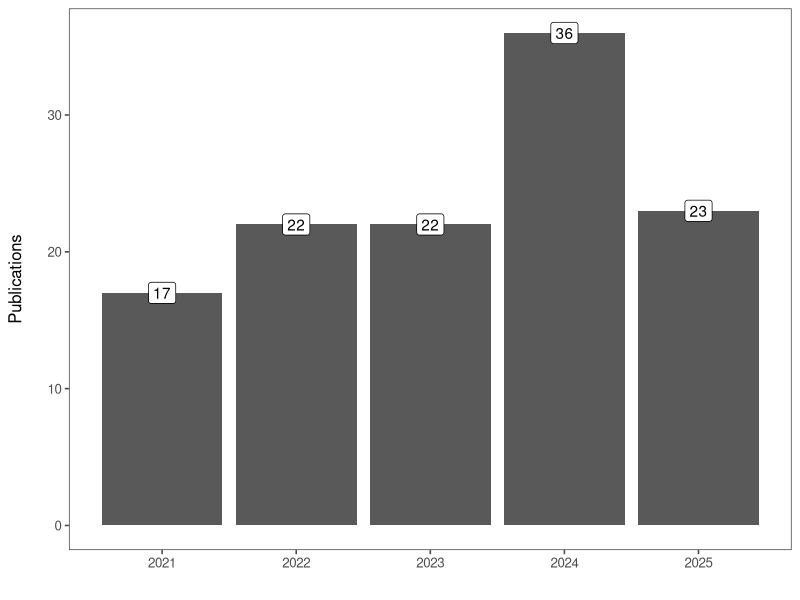
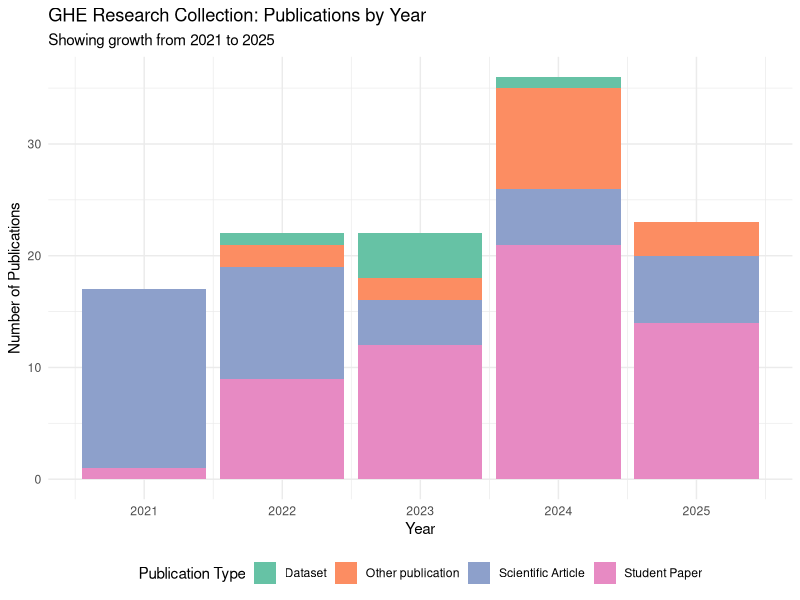
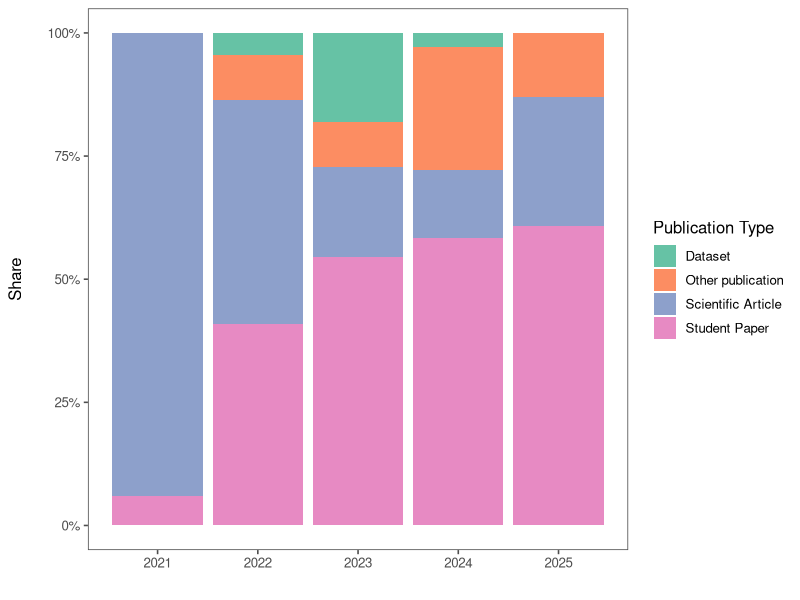
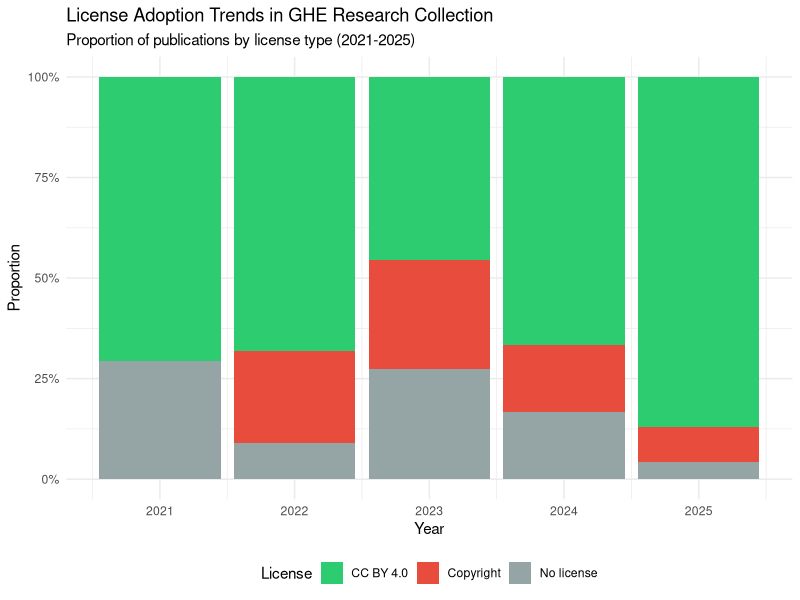
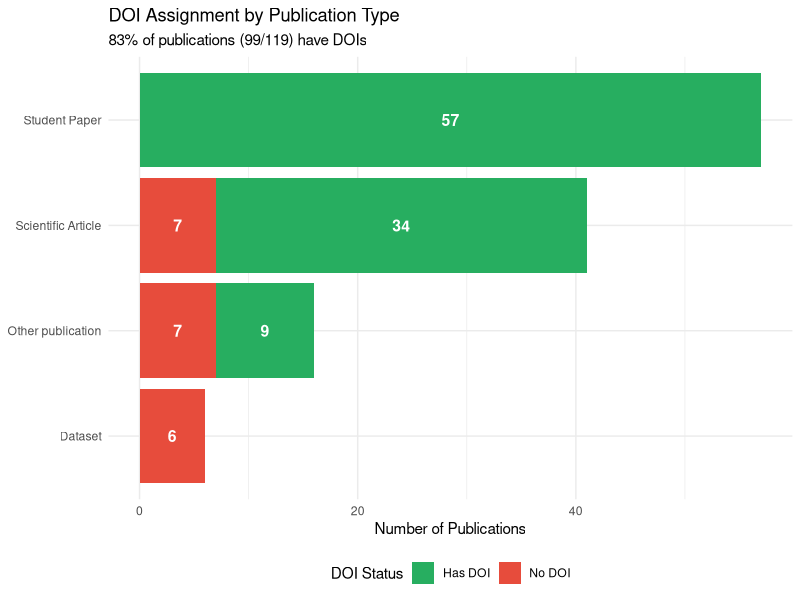
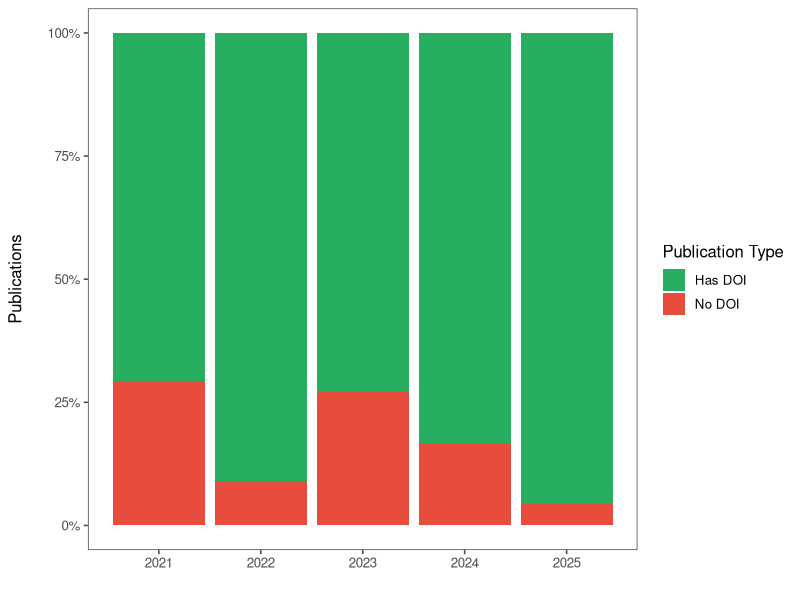
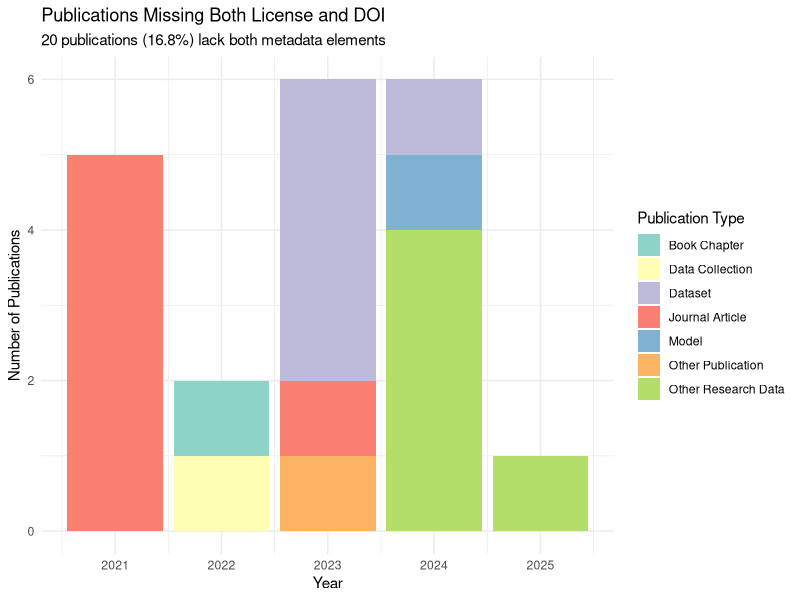

R code for these plots, in order: (Note: this script raises an error after producing the figures.)
## ---- chunk 1
#| label: setup
#| message: false

library(tidyverse)
library(kableExtra)
library(ggthemes)

# Read in the GHE research collection data
ghe_research_collection <- read_csv("raw-data/ghe-research-collection.csv")
monthly_visits <- read_csv("raw-data/monthly_visits.csv") |>
  mutate(date = parse_date_time(month, orders = "my"))
## ---- chunk 2
paste0("Total publications: ", nrow(ghe_research_collection))

ghe_research_collection |> 
    group_by(publication_type) |> 
    count() |> 
    arrange(desc(n)) |>  
    kable(format = "html")
## ---- chunk 3
ghe_research_collection |> 
    group_by(year) |> 
    count() |> 
    ggplot(aes(x = year, y = n, label = n)) +
    geom_col() +
    geom_label() +
    labs(x = "",
    y = "Publications\n") +
        theme_few()
## ---- chunk 4
#| label: fig-publications-by-year
#| fig-cap: "Publications by year, colored by type group. Student papers represent the largest category overall."
#| fig-width: 8
#| fig-height: 5

ghe_research_collection |>
  count(year, publication_type_group) |>
  ggplot(aes(x = year, y = n, fill = publication_type_group)) +
  geom_col() +
  labs(
    title = "GHE Research Collection: Publications by Year",
    subtitle = "Showing growth from 2021 to 2025",
    x = "Year",
    y = "Number of Publications",
    fill = "Publication Type"
  ) +
  theme_minimal() +
  scale_fill_brewer(palette = "Set2") +
  theme(legend.position = "bottom")
## ---- chunk 5
ghe_research_collection |> 
    group_by(year, publication_type_group) |> 
    count() |> 
    group_by(year) |> 
    mutate(rel_freq = n/sum(n))  |> 
    ggplot(aes(x = year, y = rel_freq, fill = publication_type_group)) +
    geom_col(position = "stack") +
    scale_y_continuous(labels = scales::label_percent()) +
    labs(x = "",
    y = "Share\n",
    fill = "Publication Type") +
    scale_fill_brewer(palette = "Set2") +
    theme_few()
## ---- chunk 6
#| label: publication-types-table

ghe_research_collection |>
  count(publication_type_group, sort = TRUE) |>
  rename(
    `Publication Type Group` = publication_type_group,
    `Count` = n
  ) |>
  mutate(Percentage = round(100 * Count / sum(Count), 1)) |>
  knitr::kable()
## ---- chunk 7
#| label: fig-license-trends
#| fig-cap: "Proportion of publications by license type over time. Green indicates CC BY 4.0 (most permissive), red indicates Copyright, and gray indicates No license."
#| fig-width: 8
#| fig-height: 5

ghe_research_collection |>
  count(year, license_short_group) |>
  ggplot(aes(x = year, y = n, fill = license_short_group)) +
  geom_col(position = "fill") +
  labs(
    title = "License Adoption Trends in GHE Research Collection",
    subtitle = "Proportion of publications by license type (2021-2025)",
    x = "Year",
    y = "Proportion",
    fill = "License"
  ) +
  scale_y_continuous(labels = scales::percent) +
  theme_minimal() +
  scale_fill_manual(
    values = c(
      "CC BY 4.0" = "#2ecc71",
      "Copyright" = "#e74c3c",
      "No license" = "#95a5a6",
      "CC BY-NC 4.0" = "#f39c12",
      "CC BY-NC-ND 4.0" = "#e67e22",
      "CC BY-NC-SA 4.0" = "#d35400"
    )
  ) +
  theme(legend.position = "bottom")
## ---- chunk 8
#| label: license-by-year-table

ghe_research_collection |>
  count(year, license_short_group) |>
  pivot_wider(names_from = license_short_group, values_from = n, values_fill = 0) |>
  mutate(
    Total = rowSums(across(-year)),
    `% CC BY 4.0` = round(100 * `CC BY 4.0` / Total, 1)
  ) |>
  knitr::kable()
## ---- chunk 9
#| label: fig-doi-adoption
#| fig-cap: "DOI assignment by publication type group. Green indicates publications with DOIs, red indicates missing DOIs."
#| fig-width: 8
#| fig-height: 5

ghe_research_collection |>
  count(publication_type_group, doi_dummy) |>
  ggplot(aes(x = reorder(publication_type_group, n, sum), y = n, fill = doi_dummy)) +
  geom_col(position = "stack") +
  geom_text(
    aes(label = n),
    position = position_stack(vjust = 0.5),
    color = "white",
    fontface = "bold",
    size = 4
  ) +
  coord_flip() +
  labs(
    title = "DOI Assignment by Publication Type",
    subtitle = "83% of publications (99/119) have DOIs",
    x = NULL,
    y = "Number of Publications",
    fill = "DOI Status"
  ) +
  theme_minimal() +
  scale_fill_manual(values = c("Has DOI" = "#27ae60", "No DOI" = "#e74c3c")) +
  theme(legend.position = "bottom")
## ---- chunk 10
ghe_research_collection |> 
    group_by(year, doi_dummy) |> 
    count() |> 
    group_by(year) |> 
    mutate(rel_freq = n/sum(n))  |> 
    ggplot(aes(x = year, y = rel_freq, fill = doi_dummy)) +
    geom_col(position = "stack") +
    scale_y_continuous(labels = scales::label_percent()) +
    labs(x = "",
    y = "Publications\n",
    fill = "Publication Type") +
    scale_fill_manual(values = c("Has DOI" = "#27ae60", "No DOI" = "#e74c3c")) +    
    theme_few()
## ---- chunk 11
#| label: doi-by-year-table

ghe_research_collection |>
  count(year, doi_dummy) |>
  pivot_wider(names_from = doi_dummy, values_from = n, values_fill = 0) |>
  mutate(
    Total = `Has DOI` + `No DOI`,
    `% with DOI` = round(100 * `Has DOI` / Total, 1)
  ) |>
  knitr::kable()
## ---- chunk 12
#| label: missing-license-analysis

no_license <- ghe_research_collection |>
  filter(license_short == "No license")

cat("Publications without license:", nrow(no_license), "out of", nrow(ghe_research_collection), "\n")
## ---- chunk 13
#| label: missing-doi-analysis

no_doi <- ghe_research_collection |>
  filter(doi_dummy == "No DOI")

cat("Publications without DOI:", nrow(no_doi), "out of", nrow(ghe_research_collection), "\n")
## ---- chunk 14
#| label: metadata-overlap-check

overlap_count <- sum(ghe_research_collection$license_short == "No license" & 
                     ghe_research_collection$doi_dummy == "No DOI")

cat("Publications missing BOTH license AND DOI:", overlap_count, "\n")
cat("This represents 100% of publications without licenses\n")
cat("and 100% of publications without DOIs.\n")
## ---- chunk 15
#| label: fig-missing-metadata
#| fig-cap: "Publications missing both license and DOI by year and type. These 20 publications represent a systematic metadata gap in the collection."
#| fig-width: 8
#| fig-height: 5

ghe_research_collection |>
  filter(license_short == "No license" & doi_dummy == "No DOI") |>
  count(publication_type, year) |>
  ggplot(aes(x = year, y = n, fill = publication_type)) +
  geom_col() +
  labs(
    title = "Publications Missing Both License and DOI",
    subtitle = "20 publications (16.8%) lack both metadata elements",
    x = "Year",
    y = "Number of Publications",
    fill = "Publication Type"
  ) +
  theme_minimal() +
  scale_fill_brewer(palette = "Set3") +
  theme(legend.position = "right")
## ---- chunk 16
#| label: top-10-visits

monthly_visits |>
  group_by(title) |>
  summarize(total_visits = sum(visits)) |>
  arrange(desc(total_visits)) |>
  slice_max(n = 10, order_by = total_visits) |>
  knitr::kable()
## ---- chunk 17
#| label: fig-monthly-visits
#| fig-cap: "Monthly visits to all research publications in the collection over time."
#| fig-width: 8
#| fig-height: 5

monthly_visits |>
  group_by(date) |>
  summarize(total_visits = sum(visits)) |>
  ggplot(aes(x = date, y = total_visits)) +
  geom_line(linewidth = 1, color = "#2ecc71") +
  geom_point(size = 2, color = "#2ecc71") +
  scale_x_date(date_labels = "%b %y", date_breaks = "1 month") +
  labs(
    x = "",
    y = "Total Visits",
    title = "Total Monthly Visits to Research Collection"
  ) +
  theme_minimal() +
  theme(axis.text.x = element_text(angle = 45, hjust = 1))
## ---- chunk 18
#| label: fig-visits-by-type
#| fig-cap: "Total visits aggregated by publication type group."
#| fig-width: 8
#| fig-height: 5

monthly_visits |>
  left_join(ghe_research_collection |> select(name, publication_type_group), 
            by = c("title" = "name")) |>
  filter(!is.na(publication_type_group)) |>
  group_by(publication_type_group) |>
  summarize(total_visits = sum(visits)) |>
  arrange(desc(total_visits)) |>
  ggplot(aes(x = reorder(publication_type_group, total_visits), y = total_visits, 
             fill = publication_type_group)) +
  geom_col(show.legend = FALSE) +
  scale_fill_brewer(palette = "Set2") +
  coord_flip() +
  labs(
    x = "",
    y = "Total Visits",
    title = "Total Visits by Publication Type"
  ) +
  theme_minimal()
